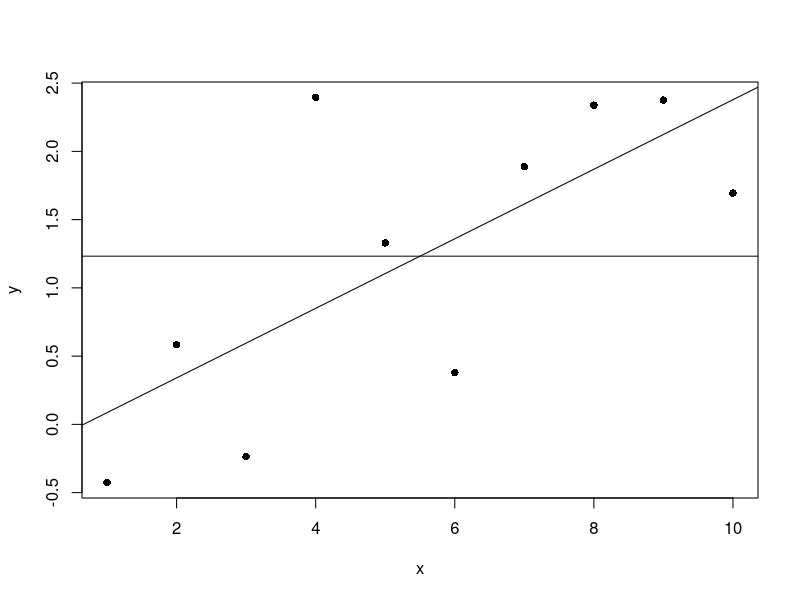
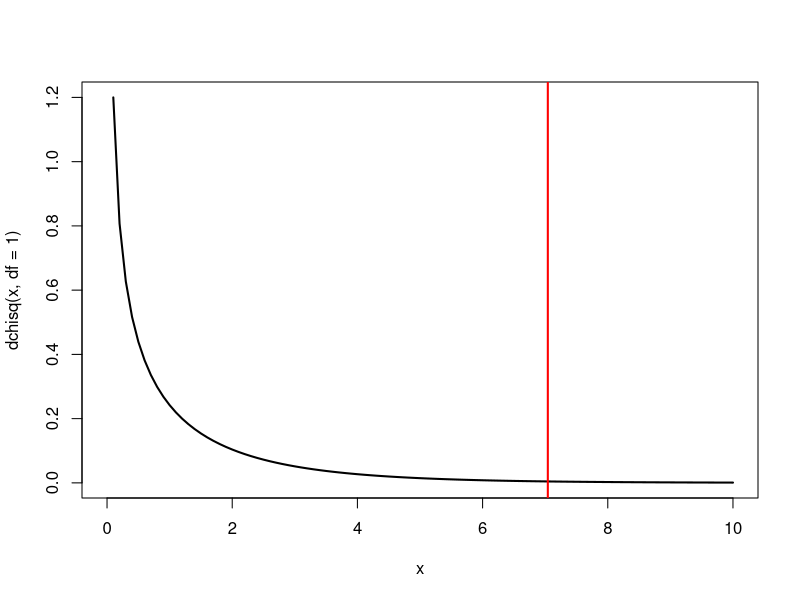
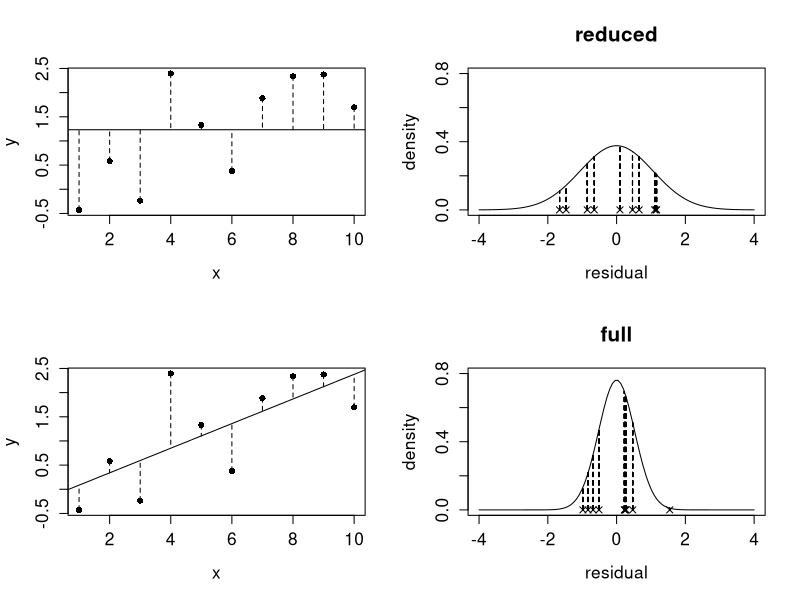
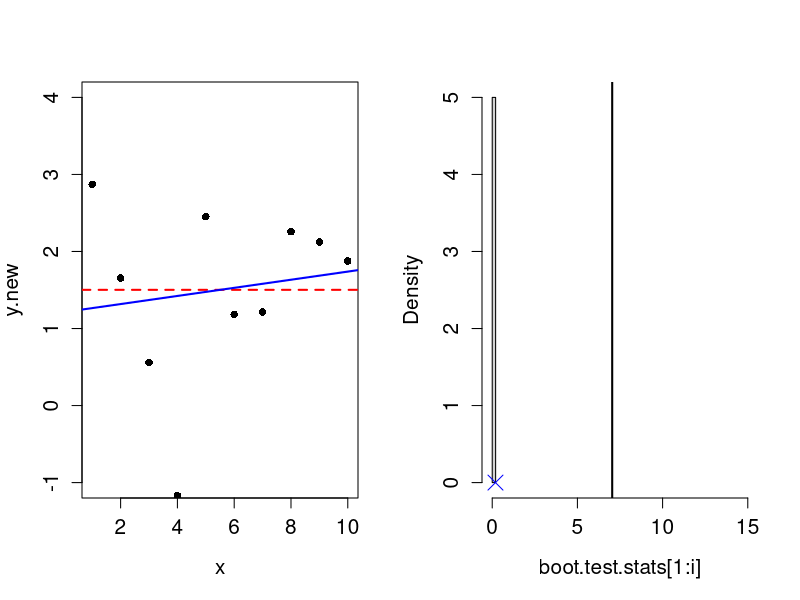
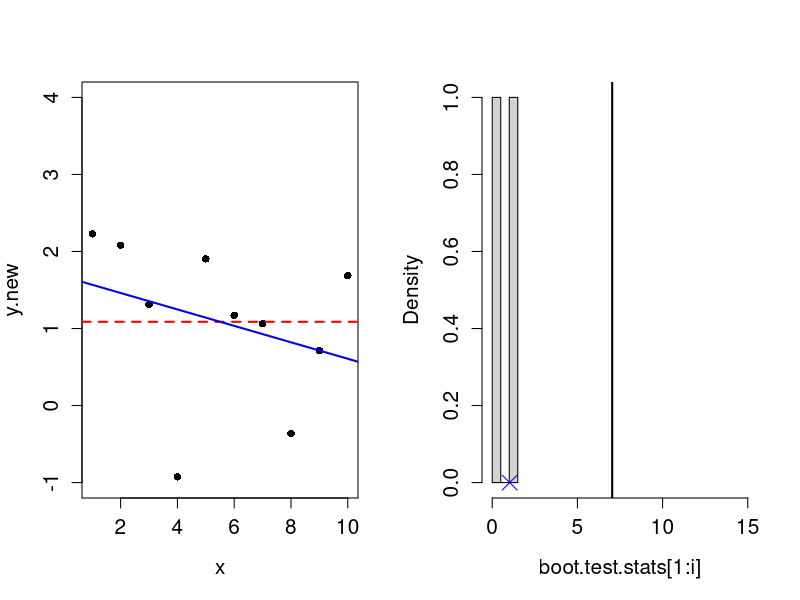
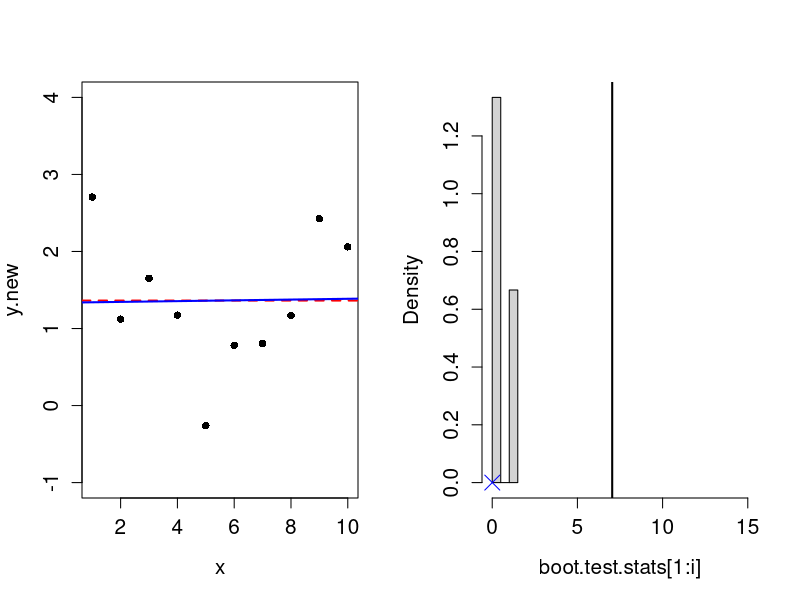
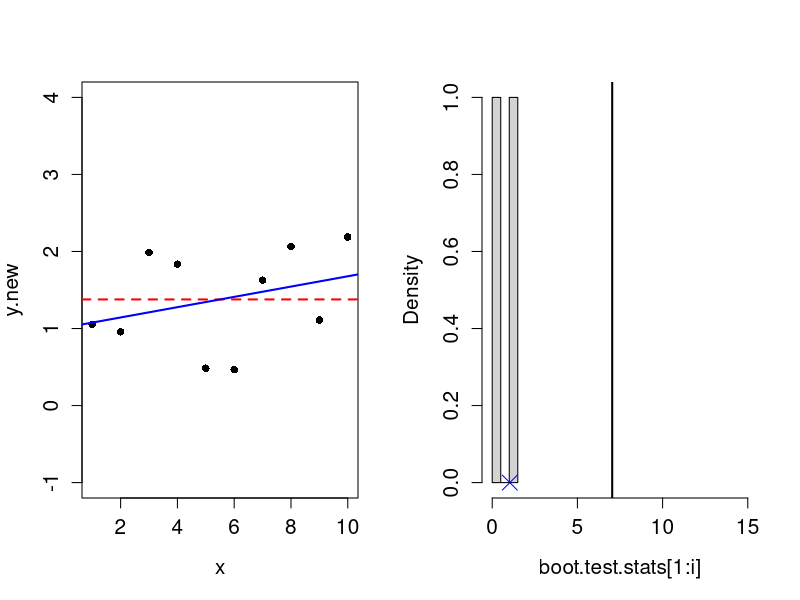
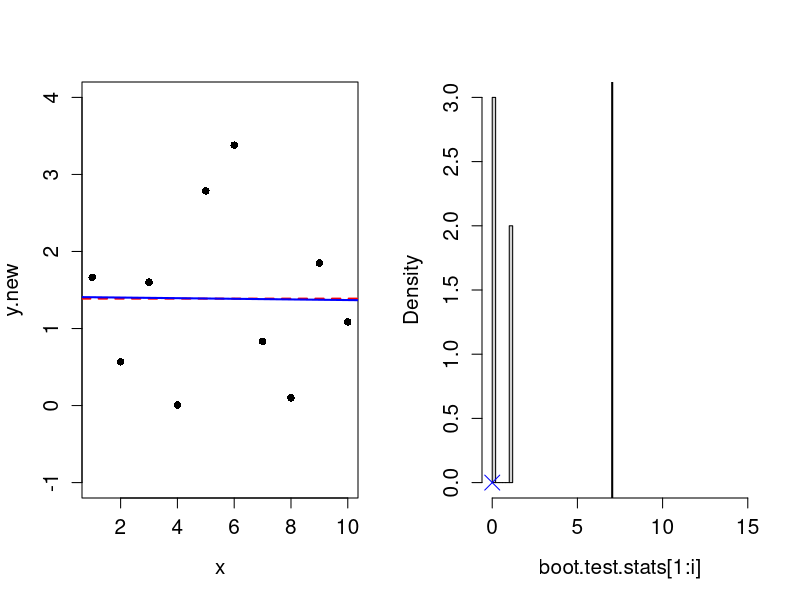

R code for these plots, in order: (Note: this script raises an error after producing the figures.)


#####################
### Section 4.2.1 ###
#####################

# Example on page 45.

# 1. Generate some data. 
set.seed(1)
n<-10 # the sample size
x<-seq(from=1,to=10,length=n)
y<-0.2*x+rnorm(n) # use this for full model to be true
#y<-rnorm(10) # use this for reduced model to be true
plot(x,y,pch=16)

# 2. Fit the two linear models
lm.full<-lm(y~x)
lm.reduced<-lm(y~1)
abline(lm.reduced)
abline(lm.full)

# 3. Usual F-test to test H_0: lm.reduced is the true model
anova(lm.reduced,lm.full)

# 4. Compute maximum likelihood estimates for parameters in reduced model
(alpha.mle<-mean(y))
(reduced.sigmasq.mle<-mean((y-alpha.mle)^2))

# compare estimates with those in the fitted model - will they be the same?
lm.reduced$coefficients[1]
summary(lm.reduced)$sigma^2

# 5. Evaluate the log-likelihood for the reduced model
sum(log(dnorm(y,alpha.mle,reduced.sigmasq.mle^0.5)))

# direct way to get the log likelihood in R. 
logLik(lm.reduced)

# Compute log likelihood for full model
logLik(lm.full)

# 6. Perform the GLRT with chi-sq approximation
(obs.test.statistic<- -2*(logLik(lm.reduced) - logLik(lm.full)))
attributes(obs.test.statistic)<-NULL # get rid of the 'clutter'!

# Calculate the p-value. How does it compare with the p-value in step 3?
1-pchisq(obs.test.statistic,1)

curve(dchisq(x,df=1),from=0,to=10, lwd=2)
abline(v=obs.test.statistic, col="red", lwd=2)


# Plots to visualise why full model gives the higher likelihood
# Full model fits data more closely, so smaller m.l.e for sigma^2
# Estimated error distribution less 'spread out' for full model
# so likelihood terms (the density values at the residuals) will be greater

par(mfrow=c(2,2))
par(ps=15)

# Reduced model and residuals
plot(x,y, pch=16)
abline(lm.reduced)
for(i in 1:10){
	lines(c(x[i],x[i]), c(y[i],fitted(lm.reduced)[i]), lty=2)
}
e<-seq(from=-4,to=4,length=100)

# Estimated error distribution for reduced model
plot(e,dnorm(e,0,reduced.sigmasq.mle),type="l",main="reduced",ylab="density",ylim=c(0,0.8), xlab="residual")
points(residuals(lm.reduced),rep(0,10),pch=4)
for(i in 1:10){
	lines(residuals(lm.reduced), dnorm(residuals(lm.reduced),0,reduced.sigmasq.mle),type="h",lty=2)
}

# Full model and residuals
plot(x,y, pch=16)
abline(lm.full)
for(i in 1:10){
	lines(c(x[i],x[i]), c(y[i],fitted(lm.full)[i]), lty=2)
}
full.sigmasq.mle<-mean(residuals(lm.full)^2)

# Estimated error distribution for full model
plot(e,dnorm(e,0,full.sigmasq.mle),type="l",main="full",ylab="density",ylim=c(0,0.8), xlab="residual")
points(residuals(lm.full),rep(0,10),pch=4)
for(i in 1:10){
	lines(residuals(lm.full), dnorm(residuals(lm.full),0,full.sigmasq.mle),type="h",lty=2)
}


#########################
##### Bootstrapping #####
#########################

# The bootstrap hypothesis test 

# Choose how many test-statistics to sample, and set up a placeholder
N<-200
boot.test.stats<-rep(0,N)

for(i in 1:N){
	
	# Generate new data from the reduced model
	y.new<-unlist(simulate(lm.reduced))
	
	# Fit both models to the new data
	lm.full.new<-lm(y.new~x)
	lm.reduced.new<-lm(y.new~1)
	
	# Calculate the test statistic for the new models
	boot.test.stats[i]<- -2*(logLik(lm.reduced.new) - logLik(lm.full.new))
	par(mfrow=c(1,2))
	plot(x,y.new,ylim=c(-1,4), pch=16)
	abline(lm.reduced.new, col="red",lty=2, lwd=2)
	abline(lm.full.new,col="blue", lwd=2)
	
	hist(boot.test.stats[1:i],prob=T,xlim=c(0,15),main="")
	points(boot.test.stats[i],0,pch=4,col="blue", cex=2)
	abline(v=obs.test.statistic, lwd=2)
	print(c(logLik(lm.reduced.new) , logLik(lm.full.new), -2*(logLik(lm.reduced.new) - logLik(lm.full.new))))
	if(i<10){readline()}
}

# Plot test statistics and chis-sq approximation
par(mfrow=c(1,1))
hist(boot.test.stats,prob=T)
curve(dchisq(x,df=1),from=0,to=20,add=T)
points(obs.test.statistic,0,pch=4,cex=4,col="red")
abline(v = obs.test.statistic, col=2)
# Get the p-value - how many simulated test statstics are larger than the observed one?
# How does the p-value compare with the anova test p-value in step 3?
mean(boot.test.stats>obs.test.statistic)

anova(lm.reduced, lm.full)
#############################################################
# Bootstrapping for confidence intervals for the full model #
#############################################################

# (Computationally, better to do this simultaneously with the hypothesis test)

# Data will be generated from this model
summary(lm.full)

# Choose how many test-statistics to sample, and set up a placeholder
N<-200
boot.parameters<-matrix(0,N,3)

for(i in 1:N){
	
	# Generate new data from the full model
	y.new<-unlist(simulate(lm.full))
	
	# Fit full model to the new data
	lm.full.new<-lm(y.new~x)
	
	# Extract parameter estimates for full model
	boot.parameters[i,1:2]<-lm.full.new$coefficients
	boot.parameters[i,3]<-summary(lm.full.new)$sigma
	par(mfrow=c(2,2))
	plot(x,y.new, ylim=c(-2,5),pch=16)
	abline(lm.full,lty=2,col="red",lwd=2)
	abline(lm.full.new,col="blue")
	
	hist(boot.parameters[1:i,1],prob=T,main="alpha", xlim=c(-2,2))
	abline(v=-.169,col="red",lwd=2)
	points(boot.parameters[i,1],0,pch=4,col="blue")
	
	hist(boot.parameters[1:i,2],prob=T,main="beta", xlim=c(-0.05,0.6))
	abline(v=.255,col="red",lwd=2)
	points(boot.parameters[i,2],0,pch=4,col="blue")
	
	hist(boot.parameters[1:i,3],prob=T,main="sigma", xlim=c(0,2))
	abline(v=0.809,col="red",lwd=2)
	points(boot.parameters[i,3],0,pch=4,col="blue")
	if(i<20){readline()}
	print(i)
	}
	
# Calculate sample confidence intervals
apply(boot.parameters,2,quantile,probs=c(0.025,0.975))

# Alternative CIs for intercept and slope
(boot.m<-apply(boot.parameters[,1:2],2,mean))
(boot.se<-apply(boot.parameters[,1:2],2,sd))
matrix(c(boot.m-2*boot.se,boot.m+2*boot.se),2,2, byrow=T)

# Compare with usual confidence intervals
confint(lm.full)

# boot.m and boot.se are very similar to estimates and standard errors in 
summary(lm.full)$coefficients
# Bootstrap interval is narrower because correct interval uses +/-
qt(0.975,n-2)
# estimated standard errors, rather than +/-2 estimated standard errors. 
# Boostrap CI hasn't accounted for uncertainty in sigma.

# Interval for sigma^2 based on chi-sq distribution
(sigma.CI<-c( ((n-2)/qchisq(0.975,n-2))^0.5*summary(lm.full)$sigma, ((n-2)/qchisq(0.025,n-2))^0.5*summary(lm.full)$sigma))

#########################
# Section 4.2.3 Example #
#########################

library(lme4)
attach(ergoStool) 

(fm.full<-lmer(effort~Type + (1|Subject),ergoStool,REML=F))
logLik(fm.full)

(fm.reduced<-lmer(effort~1 + (1|Subject),ergoStool,REML=F))
logLik(fm.reduced)

# GLRT with chi-squared approximation (not recommended!)
# We need to use ordinary maximum likelihood and not REML here
# The REML likelihood has the term |X^T V X| which is not invariant 
# to reparameterising the fixed effects. To see this, try

(fm1a<-lmer(effort~Type + (1|Subject),ergoStool))
(fm1b<-lmer(effort~Type + (1|Subject), contrasts=list(Type=contr.sum) ,ergoStool))
logLik(fm1a, REML=T)
logLik(fm1b, REML=T)


obs.test.stat<- - 2*(logLik(fm.reduced)-logLik(fm.full)) 
attributes(obs.test.stat)<-NULL

obs.test.stat
1-pchisq(obs.test.stat,3)

# Quick way to do the GLRT
anova(fm.reduced,fm.full)

# If you try to do the GLRT with REML, R will refit the models with ML:
fm.full.reml<-lmer(effort~Type + (1|Subject),ergoStool)
fm.reduced.reml<-lmer(effort~1 + (1|Subject),ergoStool)
anova(fm.full.reml,fm.reduced.reml )

# The anova command on a single command will give you 
# an F-statistic corresponding to an F-test, but no p-value
# For unballanced datasets, cannot work out exact distribution
# of F under null hypothesis.
anova(fm.full)

# Using bootstrapping
N<-100
boot.test.stats<-rep(0,N)

for(i in 1:N){
  new.y<-unlist(simulate(fm.reduced))
  fm.reduced.new<-lmer(new.y~1 + (1|Subject), REML=F)
  fm.full.new<-lmer(new.y~Type + (1|Subject), REML=F)
  boot.test.stats[i]<- -2*(logLik(fm.reduced.new)-logLik(fm.full.new))
  par(mfrow=c(1,2))
  plot(as.numeric(Type),new.y,ylim=c(5,20),pch=16,xaxp=c(1,4,3))
  title(paste("iteration:",i))
  hist(boot.test.stats[1:i],xlim=c(1,40),main="GLRT")
  points(boot.test.stats[i],0,pch=4,col="red", cex=2)
  abline(v=obs.test.stat, lwd=2)
  if(i<10){readline()}
}
# Plot test statistics and chis-sq approximation
par(mfrow=c(1,1))
hist(boot.test.stats,prob=T,xlim=c(0,40),ylim=c(0,0.25))
curve(dchisq(x,df=3),from=0,to=40,add=T,lwd=2)
points(obs.test.stat,0,pch=4,col="red", cex=2)

# Get the p-value - how many simulated test statstics are larger than the observed one?
# How does the p-value compare with the anova test p-value in step 3?
mean(boot.test.stats>obs.test.stat)

#### Bootstrap intervals
fm1<-lmer(effort~Type-1 + (1|Subject),ergoStool)
N<-100 # Needs to be larger, but will take longer to run
fixed.effects<-matrix(0,N,4)
variance.components<-matrix(0,N,2)

for(i in 1:N){
  new.y<- unlist(simulate(fm.full))
  new.fm1 <- lmer(new.y~Type-1 + (1|Subject))
  fixed.effects[i,] <- fixef(new.fm1)
  vc <- VarCorr(new.fm1)
  variance.components[i,]<-c(unlist( lapply(vc, diag) ),attr(vc,"sc")^2)
  
  par(mfrow=c(2,4))
  plot(as.numeric(Type),new.y,ylim=c(5,20), pch=16)
  title(paste("iteration:",i))
  hist(fixed.effects[1:i,1],main="")
  title(expression(mu))
  points(fixed.effects[i,1],0,pch=4,col="red", cex=2)
  
  hist(fixed.effects[1:i,2],main="")
  title(expression(beta[2]))
  points(fixed.effects[i,2],0,pch=4,col="red", cex=2)
  
  hist(fixed.effects[1:i,3],main="")
  title(expression(beta[3]))
  points(fixed.effects[i,3],0,pch=4,col="red", cex=2)
  
  hist(fixed.effects[1:i,4],main="")
  title(expression(beta[4]))
  points(fixed.effects[i,4],0,pch=4,col="red", cex=2)
  
  hist(variance.components[1:i,1]^0.5,main="")
  title(expression(sigma[b]))
  points(variance.components[i,1]^0.5,0,pch=4,col="red", cex=2)
  
  hist(variance.components[1:i,2]^0.5,main="")
  title(expression(sigma))
  points(variance.components[i,2]^0.5,0,pch=4,col="red", cex=2)
  # Element [i,1] is random effect variance
  # Element [i,2] is residual variance
  if(i<10){readline()}}


# Extract bootstrap confidence intervals

apply(fixed.effects,2,quantile,probs=c(0.025,0.975))

apply(variance.components^0.5,2,quantile,probs=c(0.025,0.975))

#################
# Section 4.2.5 #
#################

(fm1<-lmer(score~Machine-1+(1|Worker/Machine),data=Machines))
(fm2<-lmer(score~Machine-1+(1|Worker),data=Machines))

# Test to see if the worker-machine interaction random effects
# are significant
anova(fm1, fm2)

# Can see this in the interaction plot
attach(Machines)
interaction.plot(Machine,Worker,score)


# Compare the more complex model (3.13) against (3.4)
(fm3<-lmer(score~Machine-1+(Machine-1|Worker),data=Machines))
anova(fm3, fm1)
